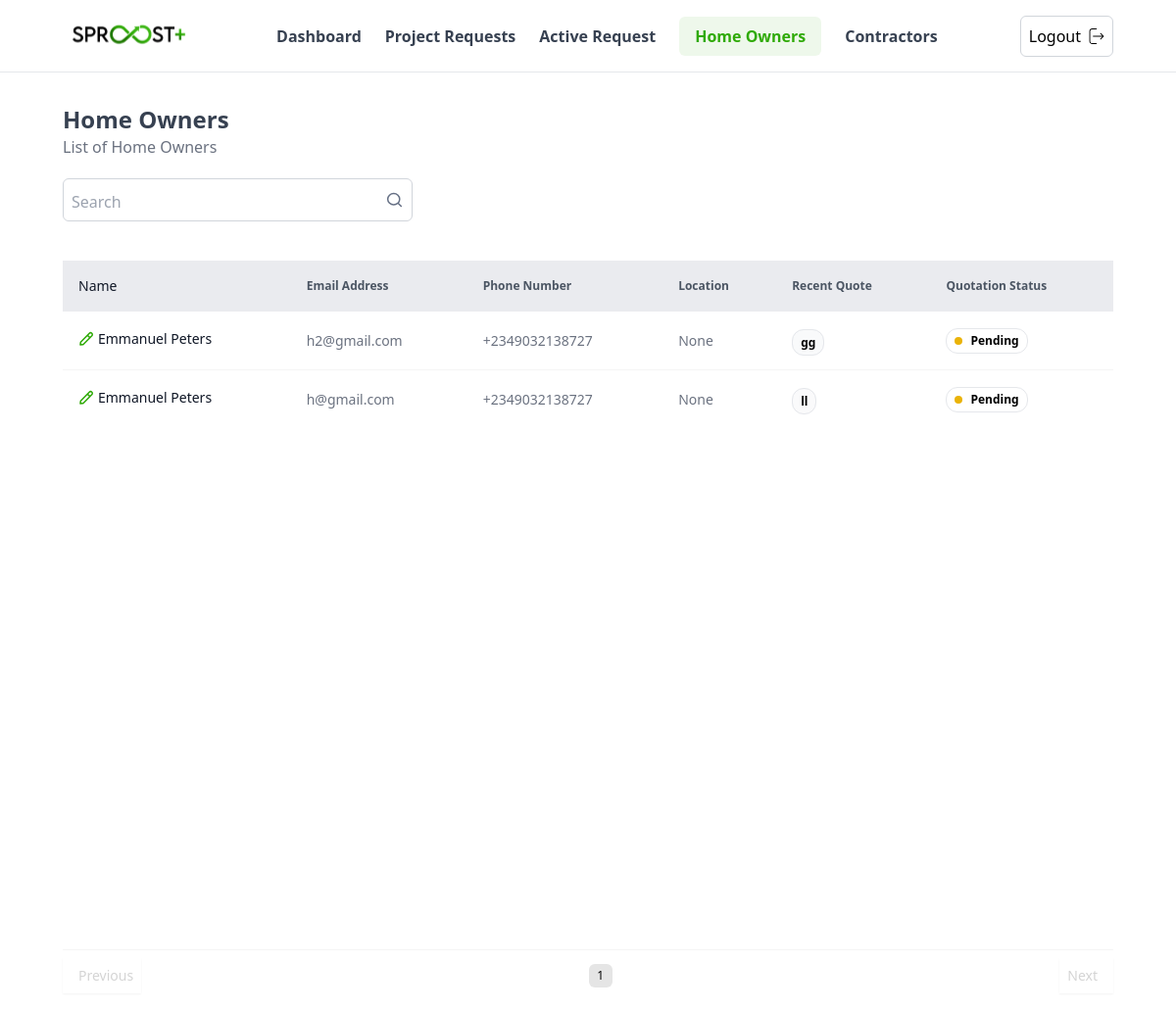
/user-admin/home-owners/ (signed in), run on an earlier commit of the app's database.
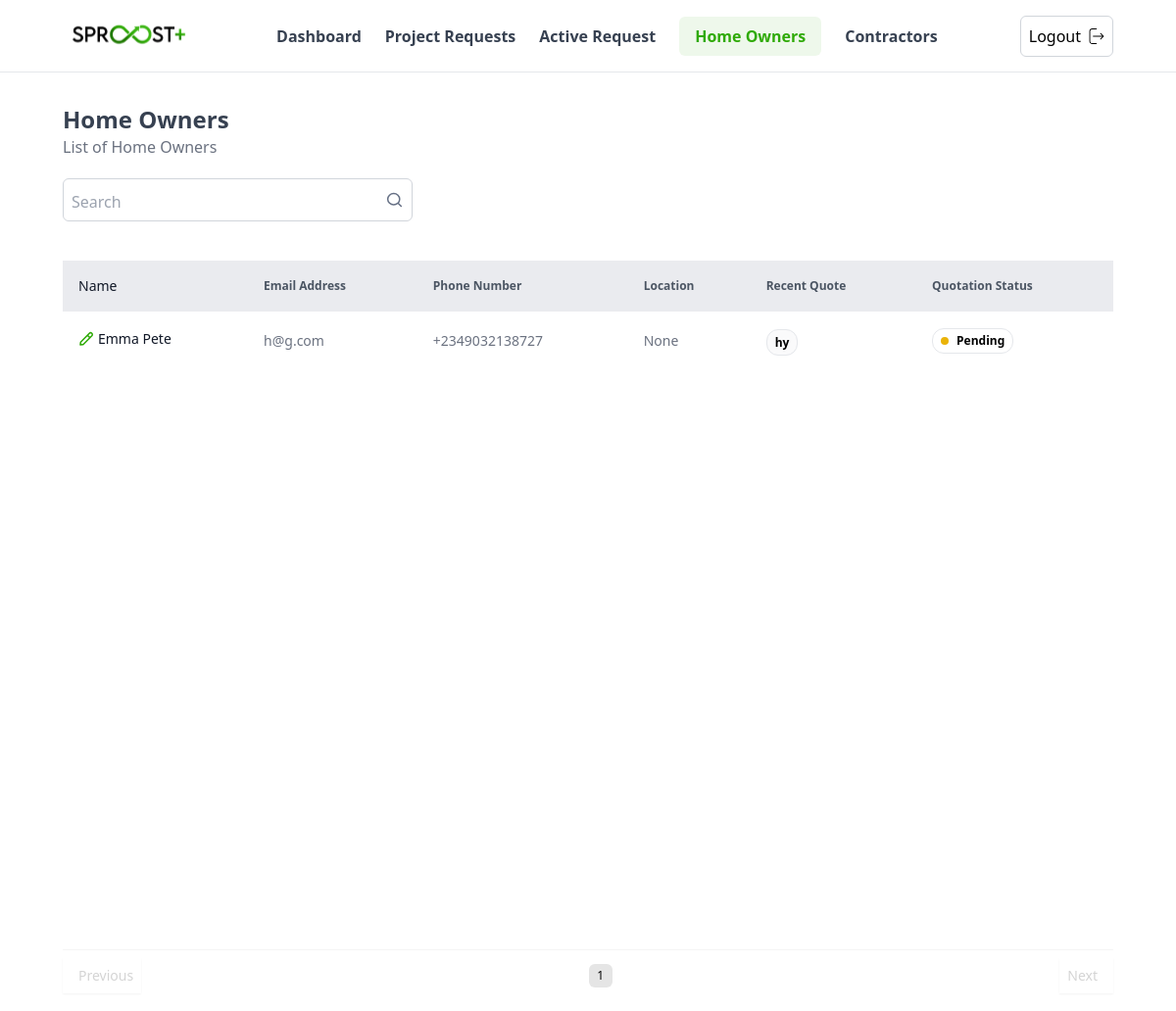
And on a later commit of the database.
### accounts/models.py (models this page shows, shortened)
class User(AbstractUser):
    phone_number = PhoneNumberField(null=False, blank=False)
    user_type = models.CharField(max_length = 3, choices = USER_TYPE_CHOICES)
    date_joined = models.DateTimeField(auto_now_add=True)
    slug = models.SlugField(
        blank=True,
        null=True,
        unique=True,
        max_length=100,
        allow_unicode=True)

### profiles/models.py (models this page shows, shortened)
class UserProfile(models.Model):
    user = models.OneToOneField(User, on_delete=models.CASCADE, related_name = 'user_profile')
    address = AddressField(null = True)
    city = models.CharField(max_length = 50, null = True, blank = True)
    state_province = models.CharField(max_length = 50, null = True, blank = True)

### quotes/models.py (models this page shows, shortened)
class QuoteRequest(models.Model):
    user = models.ForeignKey("accounts.User", on_delete=models.CASCADE, null=False, related_name="quote_requests", help_text='created_by_home_owners')
    uuid = models.UUIDField(default=uuid.uuid4, editable=False, unique=True)
    title = models.CharField(max_length=255, null=False)
    summary = models.TextField(null=False, max_length=257)
    status = models.CharField(max_length=255, choices=QuoteRequestStatus.choices, default=QuoteRequestStatus.pending, null=False)
    contact_phone = models.CharField(max_length=20, null=False)
    contact_email = models.EmailField(max_length=255, null=False)
    property_address = models.CharField(max_length=255, null=False)
    upload_date = models.DateTimeField(auto_now_add=True, null=False)
    media_paths = GenericRelation("main.Media")
    is_quote = models.BooleanField(default=True)
    created_by_agent = models.ForeignKey("accounts.User", on_delete=models.SET_NULL, blank=True, null=True, related_name='agent_quote_requests')
    objects = QuoteRequestManager()

### admins/views.py (the view, shortened to what this page needs)
# urls.py: path('home-owners/', views.homeOwnersListView, name="homeowners"),
@login_required
def homeOwnersListView(request):
    query = request.GET.get('q')
    home_owners = User.objects.filter(user_type='HO').select_related("user_profile").prefetch_related('quote_requests').order_by('-id')
    paginator = Paginator(home_owners, 10)  # Show 10 orders per page.
    page_number = request.GET.get('page')
    page_obj = paginator.get_page(page_number)
    context = {'homeowners': page_obj}
    return render(request, 'user_admin/home_owners.html', context)

### quotes/models.py (called while the page is built)
    @property
    def latest_quote(self):
        return self.order_by('-id').first()

### templates/user_admin/home_owners.html (shortened to what this page needs)
{% extends "user_admin/base.html" %}
{% load static %}
{% block navbar %}
    {% include "user_admin/navbar.html" %}
{% endblock navbar %}
{% block content %}
<main class="w-full px-[1rem] md:px-[4rem] flex flex-col gap-8 my-8">
    <div class="">
        <div class="mb-4">
            <h1 class="text-2xl font-semibold text-gray-700">Home Owners</h1>
            <p class="text-gray-500">List of Home Owners</p>
        </div>
        <div class="w-full flex items-center justify-between">
            <div class="w-1/3 group border border-gray-300 rounded-md justify-between gap-2 p-2 mt-1">
                <form class = "flex items-center ">
                    <input type="text" name="q" id="search" placeholder="Search" class="w-full h-full outline-none group-focus:outline-none mt-1 focus-visible:border-none border-none" />
                    <button type = "submit">
                        <img src="{% static 'svgs/search.svg' %}" alt="" class="w-[20px] h-[20px] object-contain" />
                    </button>
                </form>
            </div>
        </div>
    </div>
    <div class="w-full">
        <div class="w-full my-2 min-h-[65vh]">
            <table class="w-full">
                <thead class="h-10 bg-gray-200 bg-opacity-80">
                    <tr class="text-gray-600 text-xs font-medium">
                        <th class=" text-start p-4">
                            <div class="inline-flex items-center gap-4">
                                <h3 class="text-gray-900 text-sm font-medium capitalize">Name</h3>
                            </div>
                        </th>
                        <th class=" text-start p-4">Email Address</th>
                        <th class=" text-start p-4">Phone Number</th>
                        <th class=" text-start p-4">Location</th>
                        <th class=" text-start p-4">Recent Quote</th>
                        <th class=" text-start p-4">Quotation Status</th>
                    </tr>
                </thead>
                <tbody class="p-4">
                    {% if homeowners %}
                    {% for homeowner in homeowners %}
                    <tr class="border-b border-neutral-100 last:border-0">
                        <td class=" p-4">
                            <a href = {% url 'admins:update_home_owner' homeowner.pk %} class="inline-flex items-center gap-1">
                                <img class = "w-4" src = {% static "svgs/edit-02.svg" %} />
                                <h3 class="text-gray-900 text-sm font-medium capitalize">{{homeowner.first_name}} {{homeowner.last_name}}</h3>
                            </a>
                        </td>
                        <td class=" p-4">
                            <div class="flex flex-col gap-1">
                                <span class="text-gray-500 text-sm">{{homeowner.email}}</span>
                            </div>
                        </td>
                        <td class=" p-4">
                            <div class="flex flex-col gap-1">
                                <span class="text-gray-500 text-sm">{{homeowner.phone_number}}</span>
                            </div>
                        </td>
                        <td class=" p-4">
                            <div class="flex flex-col gap-1">
                                <span class="text-gray-500 text-sm">{{homeowner.user_profile.address}}</span>
                            </div>
                        </td>
                        <td class=" p-4">
                            <span class=" font-semibold text-xs rounded-xl p-1 px-2 border border-neutral-150 bg-gray-50 bg-opacity-90  ">
                                {{homeowner.quote_requests.latest_quote.title}}
                            </span>
                        </td>
                        <td class="p-4 ">
                            <div class="inline-flex items-center gap-2 rounded-xl p-1 px-2 border border-neutral-150">
                                {% if homeowner.quote_requests.latest_quote.status%}
                                    <span class="w-2 h-2 rounded-full {% if homeowner.quote_requests.latest_quote.status|lower == 'approved' %} bg-green-500 {% elif homeowner.quote_requests.latest_quote.status|lower == 'pending' %} bg-yellow-500 {% else %} bg-red-500 {% endif %} "></span>
                                {% else %}
                                    <span class=" rounded-full text-sm">no quotes</span>
                                {% endif %}
                                <span class="font-semibold text-xs capitalize">
                                    {{homeowner.quote_requests.latest_quote.status}}
                                </span>
                            </div>
                        </td>
                    </tr>
                    {% endfor %}
                    {% else %}
                    <tr>
                        <td colspan="7" class="text-center text-gray-500 mt-5">No Home Owners found</td>
                    </tr>
                    {% endif %}
                </tbody>
            </table>
        </div>
        <div class="w-full my-8 flex items-center justify-between border-t border-neutral-100 pt-2 bg-white">
            {% if homeowners.has_previous %}
            <a  href="?page={{ homeowners.previous_page_number }}" class="paginationBtn flex items-center gap-2 p-2 outline-none border-none shadow-sm text-sm font-medium">
                <img src="{%  static 'svgs/arrow-left.svg' %}" alt="" class="" />
                <span class="text-gray-900 font-medium">Prev</span>
            </a>
            {% else %}
            <span class="flex items-center gap-2 p-2 outline-none border-none shadow-sm text-sm font-medium text-neutral-300">
                <span class="text-sm">Previous</span>
            </span>
            {% endif %}
            <div class="flex items-center gap-2">
                {% for num in homeowners.paginator.page_range %}
                    {% if homeowners.number == num %}
                        <span class="outline-none border-none h-4 w-4 text-xs md:h-6 md:w-6 bg-neutral-200 rounded-md p-2 flex items-center justify-center">{{ num }}</span>
                    {% elif num >= homeowners.number|add:'-3' and num <= homeowners.number|add:'3' %}
                        <a href="?page={{ num }}" class="paginationBtn outline-none border-none h-4 w-4 text-xs md:h-6 md:w-6 rounded-md p-2 flex items-center justify-center">{{ num }}</a>
                    {% endif %}
                {% endfor %}
            </div>
            {% if homeowners.has_next %}
                <a href="?page={{ homeowners.next_page_number }}" class="paginationBtn flex items-center gap-2 p-2 outline-none border-none shadow-sm text-sm font-medium">
                    <span class="text-gray-900 font-medium">Next</span>
                    <img src="{%  static 'svgs/arrow-right.svg' %}" alt="" class="" />
                </a>
            {% else %}
                <span class="flex items-center gap-2 p-2 outline-none border-none shadow-sm text-sm font-medium text-neutral-300">
                    <span class="text-sm">Next</span>
                </span>
            {% endif %}
        </div>
    </div>
</main>
{% endblock %}

### templates/user_admin/base.html (shortened to what this page needs)
{% load static %}
<!DOCTYPE html>
<html lang="en">
<head>
    <link rel="stylesheet" type="text/css" href="https://cdn.jsdelivr.net/npm/toastify-js/src/toastify.min.css">
    <script src="https://cdn.tailwindcss.com"></script>
</head>
<body hx-headers='{"X-CSRFToken":"{{csrf_token}}"}' >
    <div class="w-full">
        {% block navbar %}{% endblock navbar %} {% block content %} {% endblock content %}</div>
</body>
</html>

### templates/user_admin/navbar.html (shortened to what this page needs)
{% load static %}
<nav class="w-full px-[1rem] md:px-[4rem] py-2 border-b border-neutral-150 text-gray-700 flex items-center justify-between">
    <a href={% url 'admins:dashboard' %}> <img src="{% static 'svgs/sproost-plus.svg' %}" alt="" class=""> </a>
    {% with url_name=request.resolver_match.url_name %}
        <ul class="inline-flex items-center gap-6">
            <li class="text-gray-700 font-semibold cursor-pointer {% if url_name == 'dashboard' %} bg-toneLightGreen text-primary bg-opacity-80 p-2 px-4 w-fit rounded-md {% endif %}">
                <a href="{% url 'admins:dashboard' %}" class="">Dashboard</a>
            </li>
            <li class="text-gray-700 font-semibold cursor-pointer {% if url_name == 'project-requests' %} bg-toneLightGreen text-primary bg-opacity-80 p-2 px-4 w-fit rounded-md {% endif %}">
                <a href="{% url 'admins:project-requests' %}" class="">Project Requests</a>
            </li>
            <li class="text-gray-700 font-semibold cursor-pointer {% if url_name == 'active-projects' %} bg-toneLightGreen text-primary bg-opacity-80 p-2 px-4 w-fit rounded-md {% endif %}">
                <a href="{% url "admins:active-projects" %}" class="">Active Request</a>
            </li>
            <li class="text-gray-700 font-semibold cursor-pointer {% if url_name == 'homeowners' %} bg-toneLightGreen text-primary bg-opacity-80 p-2 px-4 w-fit rounded-md {% endif %}">
                <a href="{% url "admins:homeowners" %}" class="">Home Owners</a>
            </li>
            <li class="text-gray-700 font-semibold cursor-pointer {% if url_name == 'contractors' %} bg-toneLightGreen text-primary bg-opacity-80 p-2 px-4 w-fit rounded-md {% endif %}">
                <a href="{% url 'admins:contractors' %}" class="">Contractors</a>
            </li>
        </ul>
    {% endwith %}
    <form action="{% url 'account_logout' %}" method="POST">
        <button type="submit" class="flex gap-2 items-center rounded-md text-black bg-white border border-gray-300 p-2 cursor-pointer">Logout <img src = "{% static 'svgs/logout.svg' %}" class = "w-4 h-4" /></button>
    </form>
</nav>

What changed in the data, as far as the page shows it:
removed User: first_name "Emmanuel", last_name "Peters", email "h2@gmail.com", phone_number "+2349032138727", user_profile.address "None", quote_requests.latest_quote "gg", quote_requests.latest_quote.status "Pending"
removed User: first_name "Emmanuel", last_name "Peters", email "h@gmail.com", phone_number "+2349032138727", user_profile.address "None", quote_requests.latest_quote "ll", quote_requests.latest_quote.status "Pending"
added User: first_name "Emma", last_name "Pete", email "h@g.com", phone_number "+2349032138727", user_profile.address "None", quote_requests.latest_quote "hy", quote_requests.latest_quote.status "Pending"
